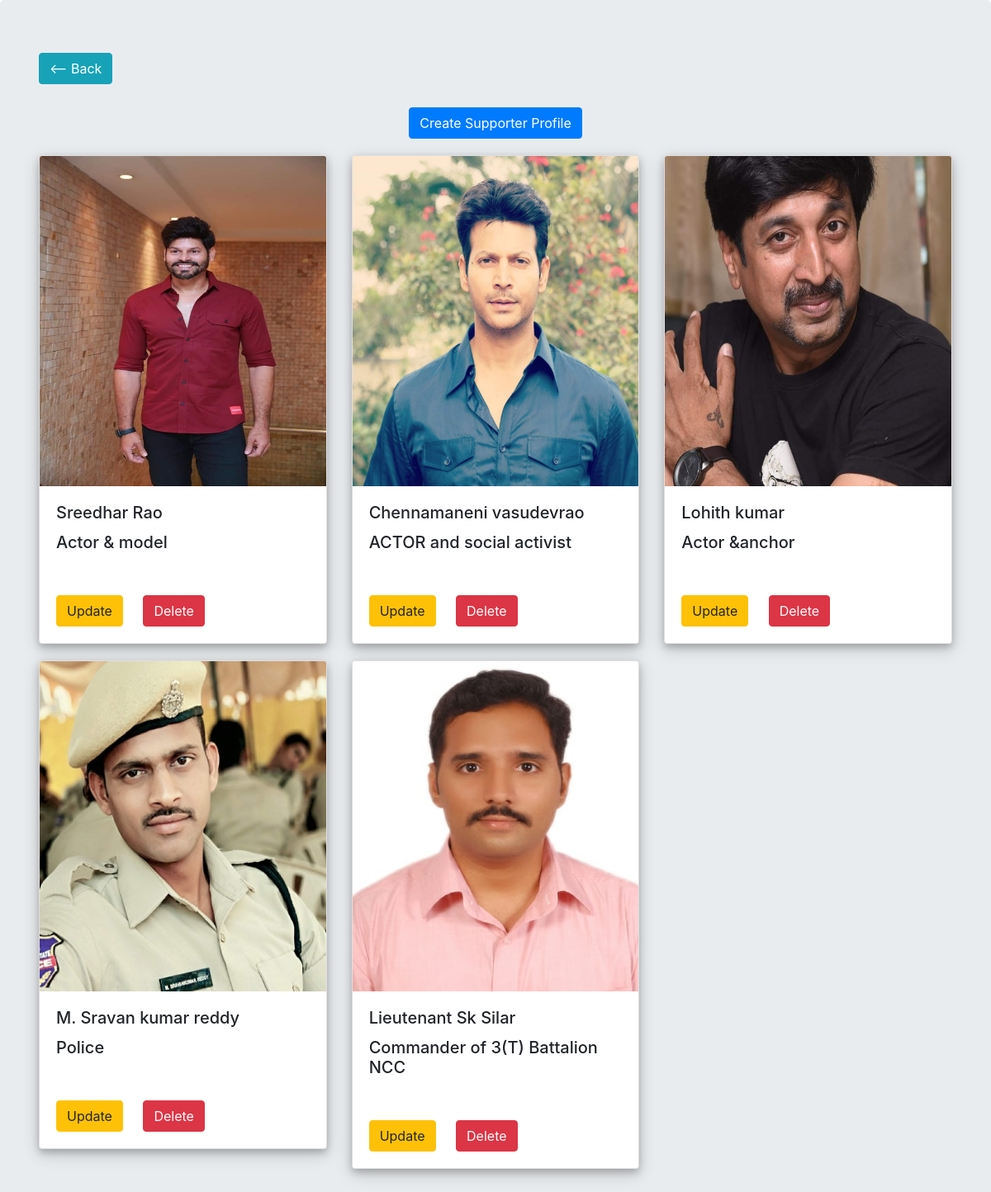
Screenshot of /admin_panel/admin_supporters/ (signed in) with the database file from the repository.
### app/models.py (models this page shows, shortened)
class AboutUsOurTeam(models.Model):
    name=models.CharField(max_length=256)
    cader=models.CharField(max_length=256)
    image=models.ImageField()

### app/views.py (the view)
# urls.py: path('admin_panel/admin_supporters/',views.admin_supporters,name="admin_supporters"),
@user_passes_test(lambda u: u.is_superuser)
def admin_supporters(request):
    members=AboutUsOurTeam.objects.all()
    return render(request,'admin-supporters.html',{'members':members})

### templates/admin-supporters.html (shortened to what this page needs)
{% load static %}
<!DOCTYPE html>
<html lang="en" dir="ltr">
  <head>
    <link rel="stylesheet" href="{% static 'bootstrap/bootstrap.min.css'%}">  </head>
  <body>
  <div class="jumbotron">
    <div class="container">
      <h6><a href="{% url 'app:admin_panel'%}" class="btn btn-info"><-- Back</a></h6>
      <center><a href="{% url 'app:create_supporters'%}" class="btn btn-primary" style="margin-top:20px;">Create Supporter Profile</a></center>
      <div class="row">
        {% for member in members%}
        <div class="col-lg-4 col-md-6 col-sm-12">
          <div class="card" style="margin-top:20px;box-shadow: 0 4px 8px 0 rgba(0, 0, 0, 0.2), 0 6px 20px 0 rgba(0, 0, 0, 0.19);">
            <img class="card-img-top" src="{{member.image.url}}" alt="Card image cap" style="height:calc(100vh/2);">
            <div class="card-body">
              <h5 class="card-title">{{member.name}}</h5>
              <h5 class="card-title">{{member.cader}}</h5>
            </div>
            <div class="card-body">
              <a href="{% url 'app:update_supporters' member.id %}" class="btn btn-warning card-link">Update</a>
              <a href="{% url 'app:delete_supporters' member.id %}" class="btn btn-danger card-link">Delete</a>
            </div>
          </div>
        </div>
        {% endfor %}
      </div>
    </div>
  </div>
  </body>
</html>

### rows the page displays
AboutUsOurTeam: image (picture), name "Sreedhar Rao", cader "Actor & model"
AboutUsOurTeam: image (picture), name "Chennamaneni vasudevrao", cader "ACTOR and social activist"
AboutUsOurTeam: image (picture), name "Lohith kumar", cader "Actor &anchor"
AboutUsOurTeam: image (picture), name "M. Sravan kumar reddy", cader "Police"
AboutUsOurTeam: image (picture), name "Lieutenant Sk Silar", cader "Commander of 3(T) Battalion NCC"
